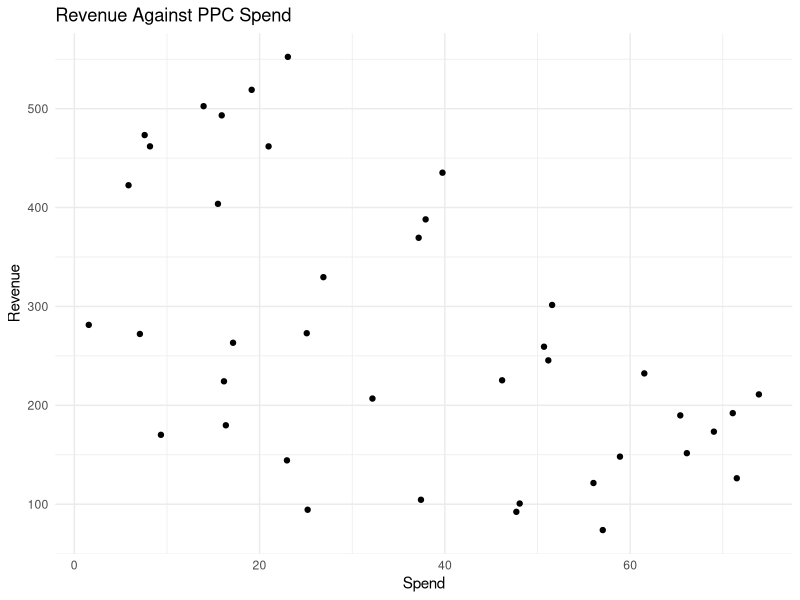
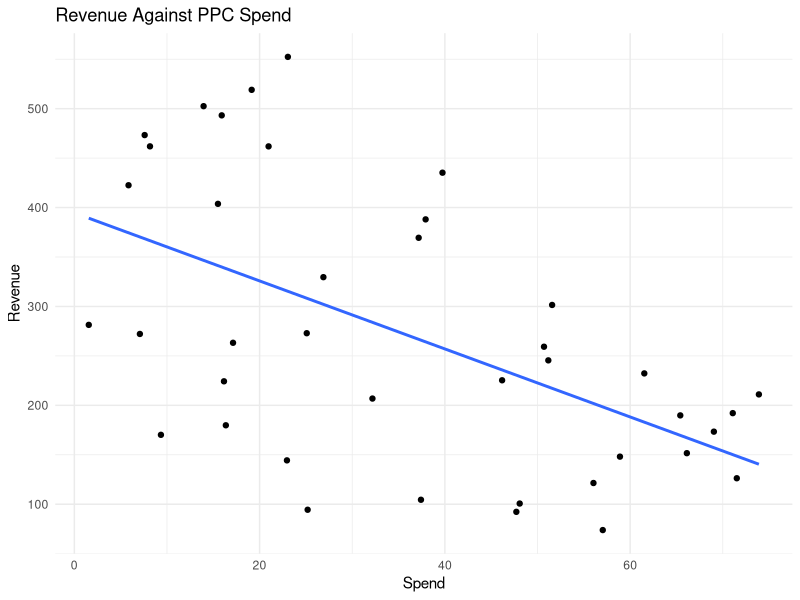
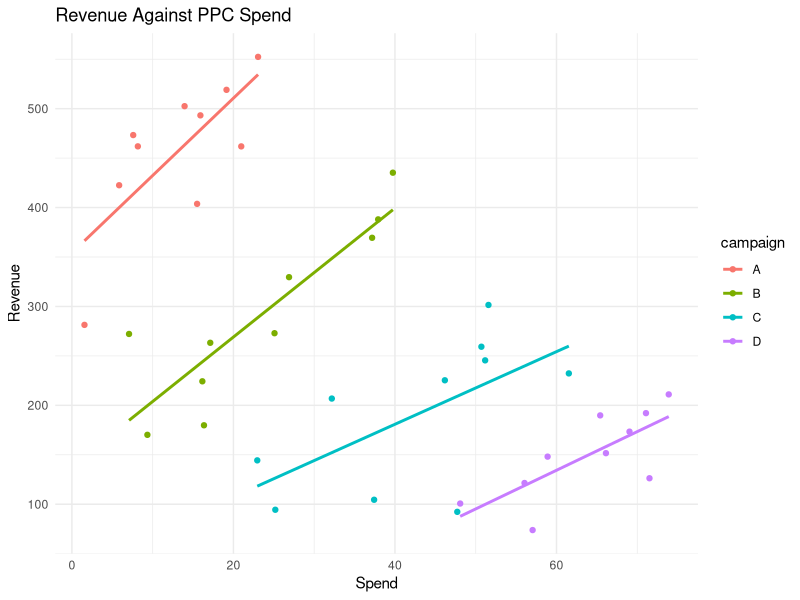

Source code (R) for these figures, in order:
# load packages
library(readr)
library(ggplot2)


# import data
simp_data <- read_csv("simpsons.csv")


# plot simple scatterplot
ggplot(simp_data, aes(x = spend, y = revenue)) + 
  geom_point() +
  labs(title = "Revenue Against PPC Spend",
       y ="Revenue",
       x = "Spend") +
  theme_minimal()


# plot with regression line
ggplot(simp_data, aes(x = spend, y = revenue)) + 
  geom_point() + geom_smooth(method = "lm", se = FALSE) +
  labs(title = "Revenue Against PPC Spend",
       y ="Revenue",
       x = "Spend") +
  theme_minimal()


# look at linear model
summary(lm(spend ~ revenue, data = simp_data))


# plot with regression line for each campaign group
ggplot(simp_data, aes(x = spend, y = revenue, colour = campaign)) + 
  geom_point() + geom_smooth(method = "lm", se = FALSE) +
  labs(title = "Revenue Against PPC Spend",
       y ="Revenue",
       x = "Spend") +
  theme_minimal()




